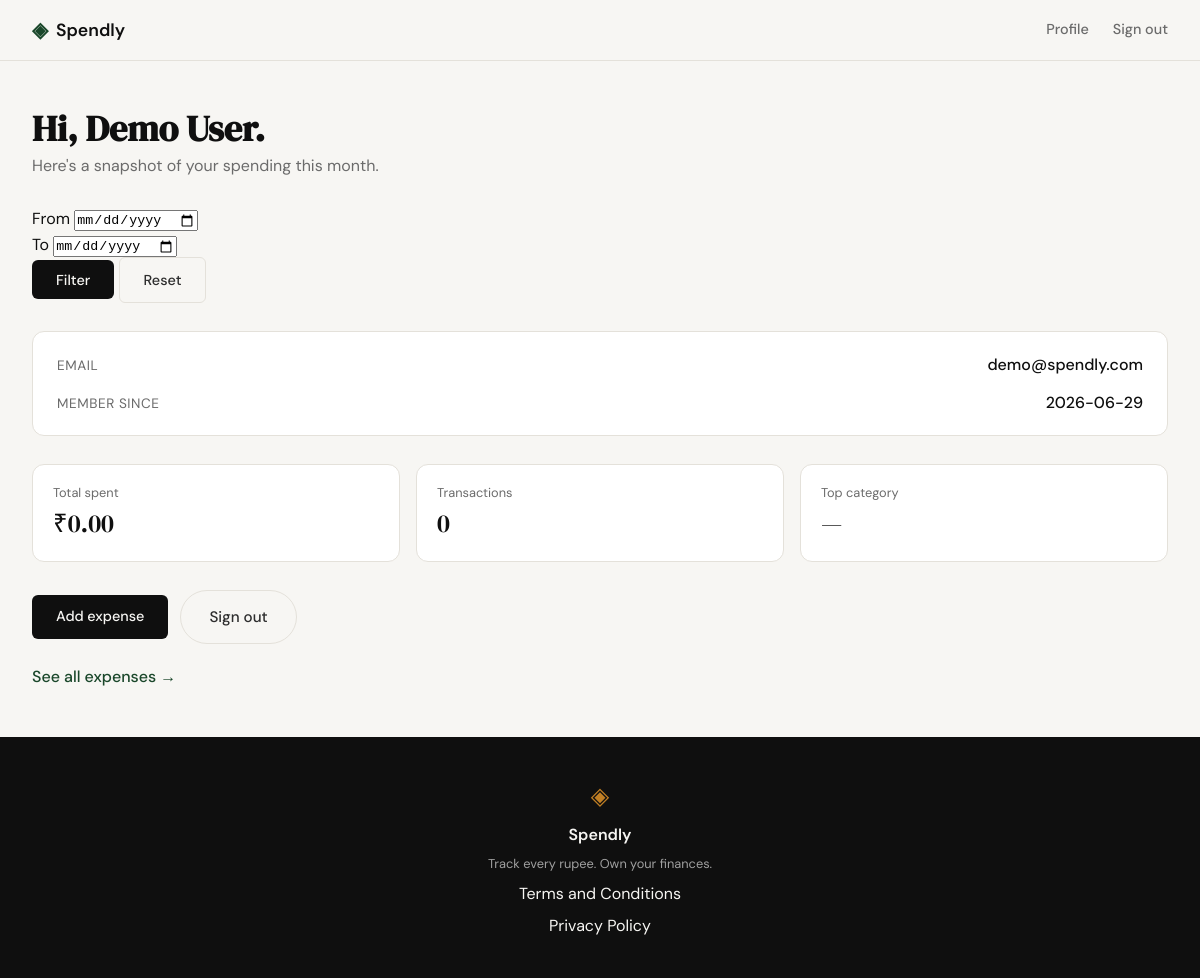
Screenshot of /profile (signed in) with the database file from the repository.
### tables this page shows
CREATE TABLE users (
            id            INTEGER PRIMARY KEY AUTOINCREMENT,
            name          TEXT    NOT NULL,
            email         TEXT    UNIQUE NOT NULL,
            password_hash TEXT    NOT NULL,
            created_at    TEXT    DEFAULT (datetime('now'))
        );

### app.py (the view)
@app.route("/profile")
def profile():
    if session.get("user_id") is None:
        return redirect(url_for("login"))
    user = find_user_by_id(session["user_id"])
    if user is None:
        session.clear()
        return redirect(url_for("login"))
    start_date = request.args.get("start_date")
    end_date = request.args.get("end_date")
    if start_date:
        try:
            date.fromisoformat(start_date)
        except ValueError:
            start_date = None
    if end_date:
        try:
            date.fromisoformat(end_date)
        except ValueError:
            end_date = None
    summary = get_expense_summary(user["id"], start_date, end_date)
    return render_template(
        "profile.html",
        user=user,
        summary=summary,
        start_date=start_date,
        end_date=end_date,
    )

### database/db.py (called while the page is built)
def get_db() -> sqlite3.Connection:
    if "db" not in g:
        conn = sqlite3.connect(
            current_app.config["DATABASE"],
            detect_types=sqlite3.PARSE_DECLTYPES,
        )
        conn.row_factory = sqlite3.Row
        conn.execute("PRAGMA foreign_keys = ON")
        g.db = conn
    return g.db

def find_user_by_id(user_id: int) -> sqlite3.Row | None:
    db = get_db()
    return db.execute(
        "SELECT id, name, email, created_at FROM users WHERE id = ? LIMIT 1",
        (user_id,),
    ).fetchone()

### templates/profile.html (shortened to what this page needs)
{% extends "base.html" %}
{% block content %}
<section class="profile-section">
    <div class="profile-container">
        <header class="profile-header">
            <h1 class="profile-title">Hi, {{ user["name"] }}.</h1>
            <p class="profile-subtitle">
                {% if start_date and end_date %}
                    Spending from {{ start_date }} to {{ end_date }}.
                {% else %}
                    Here's a snapshot of your spending this month.
                {% endif %}
            </p>
        </header>
        <div class="profile-filter">
            <form method="GET" action="{{ url_for('profile') }}" class="filter-form">
                <div class="filter-group">
                    <label for="start_date">From</label>
                    <input type="date" id="start_date" name="start_date" value="{{ start_date or '' }}">
                </div>
                <div class="filter-group">
                    <label for="end_date">To</label>
                    <input type="date" id="end_date" name="end_date" value="{{ end_date or '' }}">
                </div>
                <div class="filter-actions">
                    <button type="submit" class="btn-primary">Filter</button>
                    <a href="{{ url_for('profile') }}" class="btn-ghost">Reset</a>
                </div>
            </form>
        </div>
        <div class="profile-card">
            <div class="profile-card-row">
                <span class="profile-card-label">Email</span>
                <span class="profile-card-value">{{ user["email"] }}</span>
            </div>
            <div class="profile-card-row">
                <span class="profile-card-label">Member since</span>
                <span class="profile-card-value">{{ user["created_at"][:10] }}</span>
            </div>
        </div>
        <div class="profile-kpis">
            <div class="kpi-tile">
                <div class="kpi-label">Total spent</div>
                <div class="kpi-value">₹{{ "%.2f"|format(summary["total"]) }}</div>
            </div>
            <div class="kpi-tile">
                <div class="kpi-label">Transactions</div>
                <div class="kpi-value">{{ summary["count"] }}</div>
            </div>
            <div class="kpi-tile">
                <div class="kpi-label">Top category</div>
                <div class="kpi-value">
                    {{ summary["top_category"] if summary["top_category"] else "—" }}
                </div>
            </div>
        </div>
        <div class="profile-actions">
            <a href="{{ url_for('add_expense') }}" class="btn-primary">Add expense</a>
            <a href="{{ url_for('logout') }}" class="btn-ghost btn-pill">Sign out</a>
        </div>
        <p class="profile-subtitle profile-subtitle-link">
            <a href="{{ url_for('expenses') }}">See all expenses →</a>
        </p>
    </div>
</section>
{% endblock %}

### static/css/style.css (style rules this page uses)
:root { --ink: #0f0f0f; --ink-soft: #2d2d2d; --ink-muted: #6b6b6b; --ink-faint: #a0a0a0; --paper: #f7f6f3; --paper-warm: #f0ede6; --paper-card: #ffffff; --accent: #1a472a; --accent-light: #e8f0eb; --accent-2: #c17f24; --accent-2-light: #fdf3e3; --danger: #c0392b; --danger-light: #fdecea; --border: #e4e1da; --border-soft: #eeebe4; --font-display: 'DM Serif Display', Georgia, serif; --font-body: 'DM Sans', system-ui, sans-serif; --max-width: 1200px; --auth-width: 440px; --radius-sm: 6px; --radius-md: 12px; --radius-lg: 20px; }
*, *::before, *::after { box-sizing: border-box; margin: 0; padding: 0; }
html { font-size: 16px; scroll-behavior: smooth; }
body { background: var(--paper); color: var(--ink); font-family: var(--font-body); font-size: 1rem; line-height: 1.6; -webkit-font-smoothing: antialiased; }
a { color: inherit; text-decoration: none; }
.btn-primary { display: inline-block; background: var(--ink); color: var(--paper); padding: 0.65rem 1.5rem; border-radius: var(--radius-sm); font-family: var(--font-body); font-size: 0.9rem; font-weight: 500; cursor: pointer; border: none; transition: background 0.2s; text-decoration: none; }
.btn-ghost { display: inline-block; background: transparent; color: var(--ink-soft); padding: 0.65rem 1.5rem; border-radius: var(--radius-sm); font-size: 0.9rem; font-weight: 500; border: 1px solid var(--border); transition: all 0.2s; text-decoration: none; }
.btn-pill { border-radius: 999px; padding: 0.85rem 1.75rem; font-size: 0.95rem; }
.kpi-tile { background: var(--paper-card); border: 1px solid var(--border); border-radius: var(--radius-md); padding: 1.1rem 1.25rem; }
.kpi-label { font-size: 0.8rem; color: var(--ink-muted); margin-bottom: 0.35rem; }
.kpi-value { font-family: var(--font-display); font-size: 1.6rem; color: var(--ink); margin-bottom: 0.4rem; line-height: 1.1; }
.profile-section { background: var(--paper); padding: 3rem 2rem; }
.profile-container { max-width: var(--max-width); margin: 0 auto; display: flex; flex-direction: column; gap: 1.75rem; }
.profile-header { display: flex; flex-direction: column; gap: 0.25rem; }
.profile-title { font-family: var(--font-display); font-size: 2.25rem; color: var(--ink); line-height: 1.1; }
.profile-subtitle { color: var(--ink-muted); }
.profile-card { background: var(--paper-card); border: 1px solid var(--border); border-radius: var(--radius-md); padding: 1.25rem 1.5rem; display: flex; flex-direction: column; gap: 0.75rem; }
.profile-card-row { display: flex; justify-content: space-between; align-items: baseline; gap: 1rem; }
.profile-card-label { color: var(--ink-muted); font-size: 0.85rem; text-transform: uppercase; letter-spacing: 0.04em; }
.profile-card-value { color: var(--ink); font-weight: 500; }
.profile-kpis { display: grid; grid-template-columns: repeat(3, 1fr); gap: 1rem; }
.profile-actions { display: flex; gap: 0.75rem; align-items: center; flex-wrap: wrap; }
.profile-subtitle-link { margin-top: -0.5rem; }
.profile-subtitle-link a { color: var(--accent); font-weight: 500; }

### rows the page displays
users: name "Demo User", email "demo@spendly.com", created_at "2026-06-29"

### other values shown
{{ "%.2f"|format(summary["total"]) }} "0.00"
{{ summary["count"] }} "0"
{{ summary["top_category"] if summary["top_category"] else "—" }} "—"
